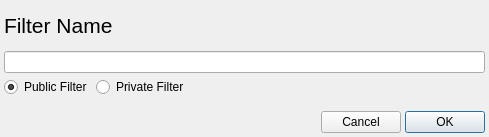
<?xml version="1.0" encoding="UTF-8"?>
<ui version="4.0">
 <class>Dialog</class>
 <widget class="QDialog" name="Dialog">
  <property name="geometry">
   <rect>
    <x>0</x>
    <y>0</y>
    <width>489</width>
    <height>137</height>
   </rect>
  </property>
  <property name="sizePolicy">
   <sizepolicy hsizetype="Preferred" vsizetype="Maximum">
    <horstretch>0</horstretch>
    <verstretch>0</verstretch>
   </sizepolicy>
  </property>
  <property name="windowTitle">
   <string>Add New Filter</string>
  </property>
  <property name="modal">
   <bool>true</bool>
  </property>
  <layout class="QVBoxLayout" name="verticalLayout_2">
   <property name="spacing">
    <number>4</number>
   </property>
   <property name="leftMargin">
    <number>4</number>
   </property>
   <property name="topMargin">
    <number>4</number>
   </property>
   <property name="rightMargin">
    <number>4</number>
   </property>
   <property name="bottomMargin">
    <number>4</number>
   </property>
   <item>
    <layout class="QVBoxLayout" name="verticalLayout">
     <item>
      <widget class="QLabel" name="label">
       <property name="font">
        <font>
         <pointsize>16</pointsize>
        </font>
       </property>
       <property name="text">
        <string>Filter Name</string>
       </property>
      </widget>
     </item>
     <item>
      <widget class="DREAM3DLineEdit" name="filterName"/>
     </item>
     <item>
      <layout class="QHBoxLayout" name="horizontalLayout_2">
       <property name="bottomMargin">
        <number>10</number>
       </property>
       <item>
        <widget class="QRadioButton" name="m_PublicFilter">
         <property name="text">
          <string>Public Filter</string>
         </property>
         <property name="checked">
          <bool>true</bool>
         </property>
        </widget>
       </item>
       <item>
        <widget class="QRadioButton" name="m_PrivateFilter">
         <property name="text">
          <string>Private Filter</string>
         </property>
         <property name="checked">
          <bool>false</bool>
         </property>
        </widget>
       </item>
       <item>
        <spacer name="horizontalSpacer_2">
         <property name="orientation">
          <enum>Qt::Horizontal</enum>
         </property>
         <property name="sizeHint" stdset="0">
          <size>
           <width>40</width>
           <height>20</height>
          </size>
         </property>
        </spacer>
       </item>
      </layout>
     </item>
    </layout>
   </item>
   <item>
    <layout class="QHBoxLayout" name="horizontalLayout">
     <item>
      <spacer name="horizontalSpacer">
       <property name="orientation">
        <enum>Qt::Horizontal</enum>
       </property>
       <property name="sizeHint" stdset="0">
        <size>
         <width>173</width>
         <height>20</height>
        </size>
       </property>
      </spacer>
     </item>
     <item>
      <widget class="QPushButton" name="addfilterCancelButton">
       <property name="text">
        <string>Cancel</string>
       </property>
      </widget>
     </item>
     <item>
      <widget class="QPushButton" name="addfilterOKButton">
       <property name="text">
        <string>OK</string>
       </property>
       <property name="default">
        <bool>true</bool>
       </property>
      </widget>
     </item>
    </layout>
   </item>
  </layout>
 </widget>
 <customwidgets>
  <customwidget>
   <class>DREAM3DLineEdit</class>
   <extends>QLineEdit</extends>
   <header location="global">DREAM3DLineEdit.h</header>
  </customwidget>
 </customwidgets>
 <resources/>
 <connections/>
</ui>
